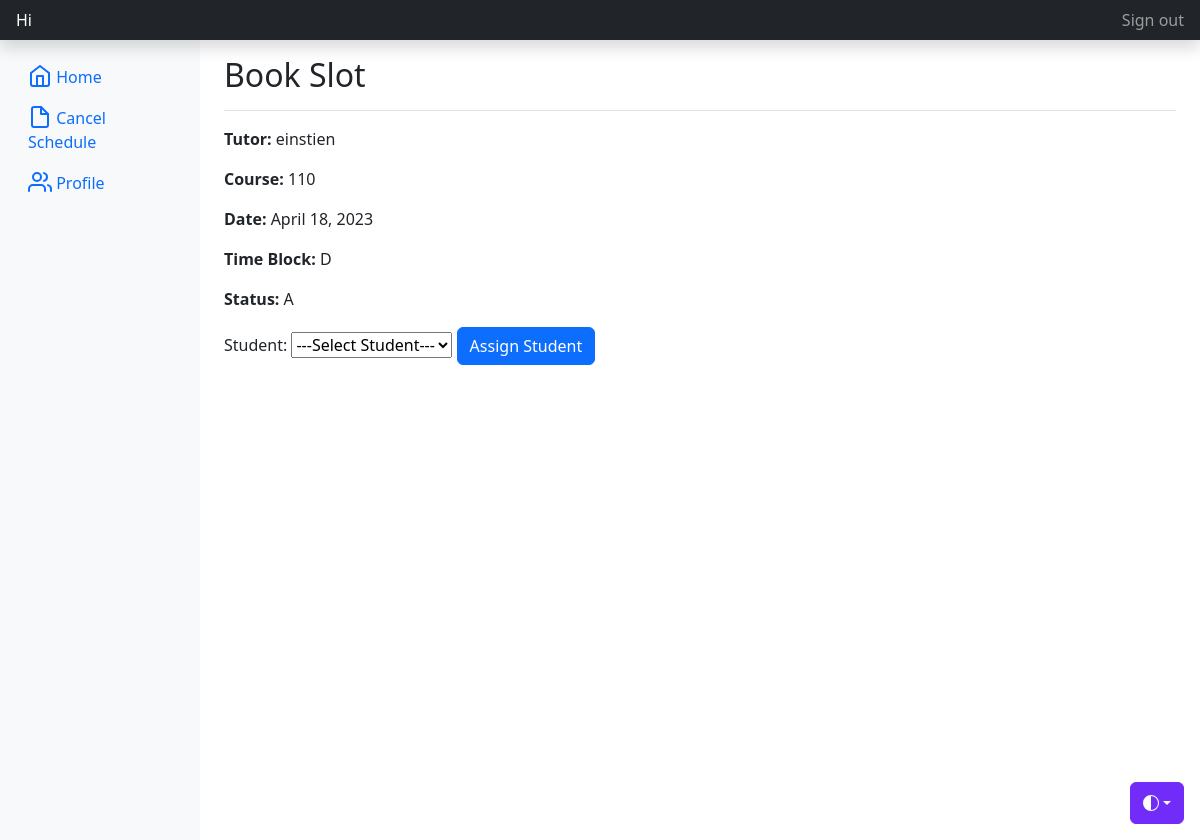
/bookingpage/19 (signed in), run on the app's committed database.
### appusers/models.py (models this page shows, shortened)
class Availability (models.Model):
    tutor = models.ForeignKey(Tutor, on_delete=models.CASCADE, null=True, blank=True, related_name='availabilities')
    date = models.DateField()
    timeblock = models.CharField(max_length=1, choices=TIMEBLOCK_CHOICES)
    booked_by = models.ForeignKey(Student, on_delete=models.SET_NULL, null=True, blank=True, related_name='booked_slots')
    course = models.ForeignKey(Course, on_delete=models.CASCADE)
    status = models.CharField(max_length=1, choices=STATUS_CHOICES)
    semester = models.CharField(max_length=8, null=True)

class Tutor(models.Model):
    user = models.OneToOneField(User, on_delete=models.CASCADE)
    courses = models.ManyToManyField(Course, related_name='tutors')
    def __str__(self):
        return self.user.username

class Course(models.Model):
    c_name = models.CharField(max_length=100)
    c_code = models.CharField(max_length=50, unique=True, null=False)
    def __str__(self):
        return self.c_code

### appusers/views.py (the view, shortened to what this page needs)
# urls.py: path('bookingpage/<int:availability_id>',book_slots , name='booking_page'),
@login_required
def book_slots(request, availability_id):
    availability = get_object_or_404(Availability, id=availability_id)
    if request.user.is_superuser:
        students = Student.objects.all()
        return render(request, 'booking_page.html', {'slot': availability, 'students': students})
    else:
        return render(request, 'booking_page.html', {'slot': availability})

### appusers/models.py (called while the page is built)
    def __str__(self):
        return self.user.username

### templates/booking_page.html (shortened to what this page needs)
{% extends "base_bootstrapped.html" %}
{% block content %}
    <div class="d-flex justify-content-between sticky-top flex-wrap flex-md-nowrap align-items-center pt-3 pb-2 mb-3 border-bottom">
        <h1 class="h2">Book Slot</h1>
    </div>
        <form method="POST">
            <p><strong>Tutor:</strong> {{ slot.tutor }}</p>
            <p><strong>Course:</strong> {{ slot.course }}</p>
            <p><strong>Date:</strong> {{ slot.date }}</p>
            <p><strong>Time Block:</strong> {{ slot.timeblock }}</p>
            <p><strong>Status:</strong> {{ slot.status }}</p>
            {% if user.is_authenticated %}
            {% if user.is_superuser  %}
                <label for="student">Student:</label>
                <select name="student" id="student">
                    <option value="">---Select Student---</option>
                </select>
                <button type="submit"  class="btn btn-primary" onclick="return confirm('Are you sure you want to assign this slot?')">Assign Student</button>
            {% else %}
                <input type="hidden" name="student" value="{{ user.student.id }}">
                <button type="submit"  class="btn btn-primary" onclick="return confirm('Are you sure you want to book this slot?')">Book</button>
            {% endif %}
            {% endif %}
        </form>
{% endblock %}

### static/css/dashboard.css (style rules this page uses)
body { min-height: 100vh; min-height: -webkit-fill-available; }
html { height: -webkit-fill-available; }

### data on the page
Availability: tutor "einstien", course "110", date "April 18, 2023", timeblock "D", status "A"
